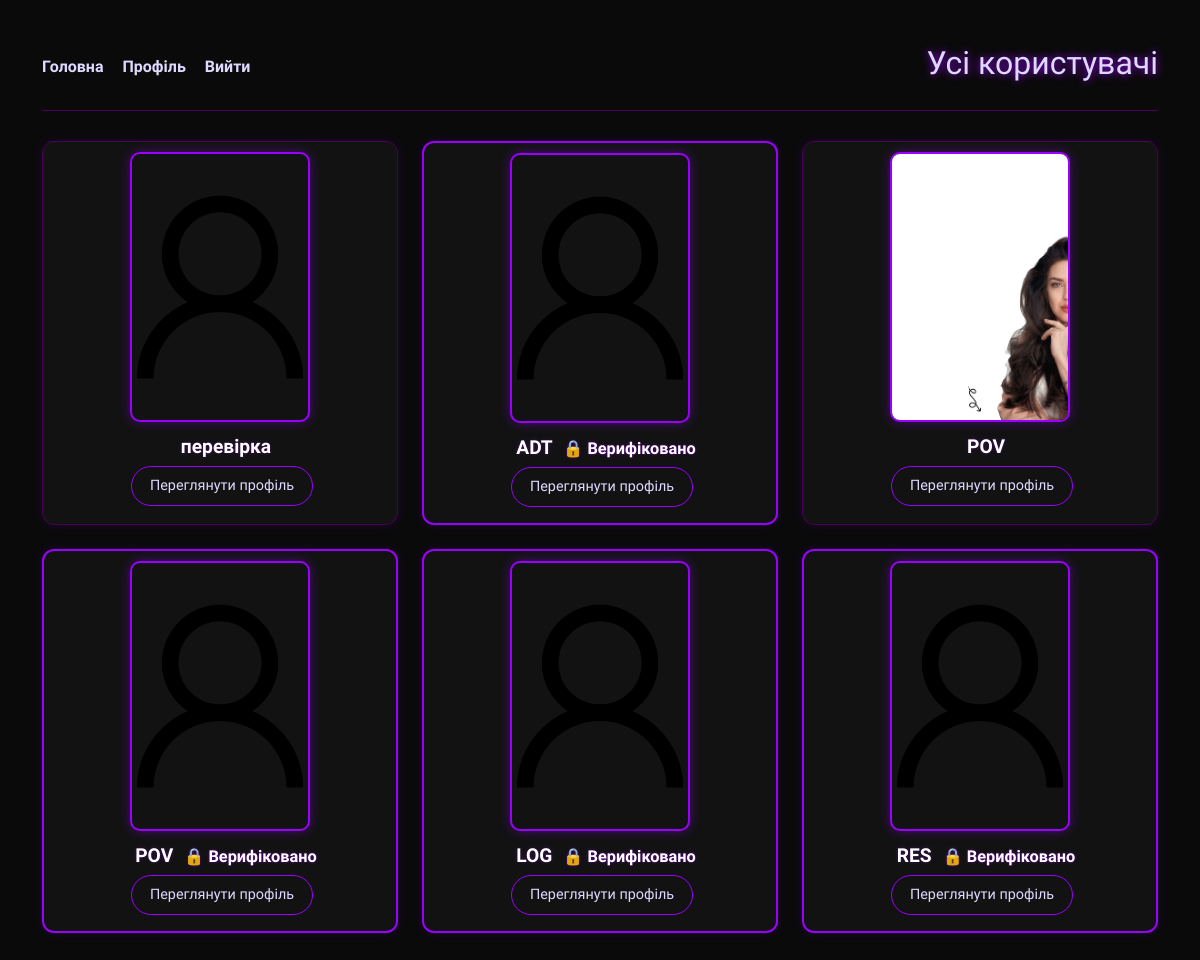
The app's page /profiles (signed in) with its own data.
### tables this page shows
CREATE TABLE users (
    id INTEGER PRIMARY KEY AUTOINCREMENT,
    username TEXT UNIQUE,
    password TEXT,
    name TEXT,
    avatar TEXT,
    is_verified INTEGER DEFAULT 0,
    description TEXT,
    category TEXT,
    city TEXT,
    last_seen TEXT
, visible INTEGER DEFAULT 1, is_admin INTEGER DEFAULT 0, email TEXT);

### app.py (the view)
@app.route('/profiles')
def profiles():
    if 'username' not in session:
        return redirect('/login')
    conn = get_db()
    cursor = conn.cursor()
    cursor.execute("SELECT username, name, avatar, is_verified FROM users")
    users = cursor.fetchall()
    conn.close()
    return render_template('profiles.html', users=users)

### app.py (called while the page is built)
def get_db():
    return sqlite3.connect(os.path.join(os.path.dirname(os.path.abspath(__file__)), 'data/users.db'))

@app.before_request
def update_last_seen():
    session.permanent = True
    if "username" in session:
        conn = get_db()
        c = conn.cursor()
        c.execute("UPDATE users SET last_seen = ? WHERE username = ?", (datetime.utcnow().isoformat(), session["username"]))
        conn.commit()
        conn.close()

### templates/profiles.html (shortened to what this page needs)
<!DOCTYPE html>
<html lang="uk">
<head>
  <link href="https://cdn.jsdelivr.net/npm/bootstrap@5.3.0/dist/css/bootstrap.min.css" rel="stylesheet">
</head>
<body class="container py-4">
  <div class="nav-bar">
    <div>
      <a href="/home">Головна</a>
      <a href="/profile">Профіль</a>
      <a href="/logout">Вийти</a>
    </div>
    <h2>Усі користувачі</h2>
  </div>
  <div class="row">
    {% if users %}
      {% for username, name, avatar, is_verified in users %}
        <div class="col-md-4 mb-4">
          <div class="card h-100 {% if is_verified == 1 %}verified-border{% endif %}">
            <img src="/{{ avatar or 'static/Sample_User_Icon.png' }}" class="avatar-vertical" alt="Avatar">
            <div class="card-body text-center">
              <h5 class="card-title">
                {{ name }}
                {% if is_verified == 1 %}
                  <span class="verified-label">🔒 Верифіковано</span>
                {% endif %}
              </h5>
              <a href="/profile/{{ username }}" class="btn btn-outline-light">Переглянути профіль</a>
            </div>
          </div>
        </div>
      {% endfor %}
    {% else %}
      <p class="no-users">Наразі немає профілів для відображення.</p>
    {% endif %}
  </div>
</body>
</html>

### templates/profiles.html (style rules this page uses)
:root { --main-color: #9a00ff; --text-color: #e0d9ff; --subtle-text: #bba6d9; }
body { background-color: #0a0a0a; color: var(--text-color); font-family: 'Orbitron', sans-serif; }
.nav-bar { display: flex; justify-content: space-between; align-items: center; padding: 20px 0; margin-bottom: 30px; border-bottom: 1px solid #4a005a; }
.nav-bar a { color: var(--text-color); margin-right: 15px; text-decoration: none; font-weight: bold; transition: color 0.2s; }
h2 { text-shadow: 0 0 8px #9a00ff; }
.card { background-color: rgba(255, 255, 255, 0.03); border: 1px solid #4a005a; border-radius: 12px; box-shadow: 0 0 12px #9a00ff22; transition: all 0.3s ease; }
.avatar-vertical { width: 180px; height: 270px; object-fit: cover; border-radius: 10px; border: 2px solid #9a00ff; box-shadow: 0 0 12px #9a00ff66; margin: 10px auto 0; display: block; }
.verified-label { color: #ffffff; font-size: 0.85em; margin-left: 6px; text-shadow: 0 0 3px #69009e; }
.verified-border { border: 2px solid #9a00ff !important; }
.card-title { font-size: 1.2rem; font-weight: 700; color: #ffffff; text-shadow: 0 0 4px #9a00ff55; margin-bottom: 5px; margin-left: 12px; transform: translateY(-3px); }
.btn-outline-light { border-color: #9a00ff; color: var(--text-color); padding: 8px 18px; font-size: 0.9rem; border-radius: 40px; transition: 0.3s; margin-left: 4px; }

### records on screen
users: avatar (picture), name "перевірка"
users: avatar (picture), name "ADT", is_verified "🔒 Верифіковано"
users: avatar (picture), name "POV"
users: avatar (picture), name "POV", is_verified "🔒 Верифіковано"
users: avatar (picture), name "LOG", is_verified "🔒 Верифіковано"
users: avatar (picture), name "RES", is_verified "🔒 Верифіковано"
